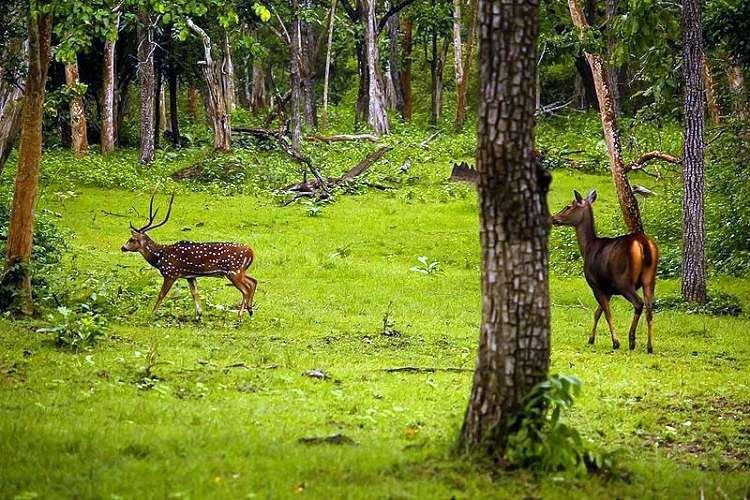
#> input picture HW3/forest.jpg, 750 x 500 px
$ python problem1.py
#> lines starting #> are read from the running program, lines starting #| are printed output that depends on the picture
from matplotlib import image
from matplotlib import pyplot as plt
import numpy as np
from skimage import exposure


def computeNormGrayHistogram(inputRGBImage):

    flatSize = inputRGBImage.shape[0] * inputRGBImage.shape[1]

    histogram = np.zeros(32)

    for row in inputRGBImage:
        for col in row:
            luminosity = 0.3 * col[0] +  0.59 * col[1] + 0.11 * col[2] #convert rgb to grayscale using weighted method, yielding luminosity scalar
            binIndex = int(np.floor(luminosity / 8)) #turn grayscale image to bin index of histogram
            histogram[binIndex] = histogram[binIndex] + 1 #increment bin

    histogram = histogram / flatSize #normalize histogram bins by dividing by total pixel count

    return histogram #return histogram as 32 vector


def computeNormRGBHistogram(inputRGBImage):

    flatSize = inputRGBImage.shape[0] * inputRGBImage.shape[1]

    histogram = np.zeros([3,32]) #2d vector, where 3 rows represent the 32 vectors for each channel

    for row in inputRGBImage:
        for col in row:
            for i in range(3): #iterate through RGB
                value = col[i]
                binIndex = int(np.floor(value / 8)) #turn grayscale image to bin index of histogram
                histogram[i][binIndex] = histogram[i][binIndex] + 1 #increment bin corresponding to color

    histogram = histogram / flatSize #normalize histogram bins by dividing by total pixel count

    return np.concatenate((histogram[0],histogram[1],histogram[2]),axis=None) #unfold the 2d array into a 1d array of 96 elements


def plotHistogram(histogram, title, mode):

    if mode == "gray":
        bins = np.linspace(0,31,32)

        plt.bar(bins,histogram,color='gray')

        plt.title(title)
        plt.xlabel('bin')
        plt.ylabel('normalized frequency')

        plt.show()

    if mode == "rgb":
        bins = np.linspace(0,95,96)

        plt.bar(bins,histogram,color=np.repeat(['red','green','blue'],32))

        plt.title(title)
        plt.xlabel('bin')
        plt.ylabel('normalized frequency')

        plt.show()


def AHE(image, winsize): #image is grayscale to pixel values are from 0 to 1 as a float

    imagePadded = np.pad(image, pad_width=((winsize, winsize), (winsize, winsize)), mode='symmetric') #pad around symmetrically with window size which is more than enough

    outputImage = np.zeros(image.shape)

    for row in range(image.shape[0]):

        print(row) #just to keep track of the current row and see progress

        for col in range(image.shape[1]): #by iterating through the row and column, we are going through each pixel coordinate on the original image

            value = image[row][col]

            rank = 0

            x = np.linspace(col - (winsize-1)/2, col + (winsize-1)/2, winsize) #create meshgrid x y values centered around window center
            y = np.linspace(row - (winsize-1)/2, row + (winsize-1)/2, winsize)


            for i in range(winsize):
                for j in range(winsize): #now we are going through all the possible pixels within the window

                    x_padded = int(x[j] + winsize) #add offset to pixel coordinate since we have padded image by the window size all around
                    y_padded = int(y[i] + winsize)

                    sampledWindowValue = imagePadded[y_padded][x_padded]


                    if value > sampledWindowValue:
                        rank = rank + 1

            outputImage[row][col] = rank / (winsize * winsize) #since the max value is 1, we don't see it in the formula


    return outputImage


image = image.imread('forest.jpg')
#> image is the input picture: shape (500, 750, 3); mean R, G, B 112.9, 124.8, 46.8


grayHistogram = computeNormGrayHistogram(image)
#> after the loop in computeNormGrayHistogram, `for row in inputRGBImage:`: histogram = 32 values, max 17401 at index 16, min 399 at index 31, mean 11718.8
#> in computeNormGrayHistogram, `histogram = histogram / flatSize`: histogram = 32 values, max 0.0464 at index 16, min 0.00106 at index 31, mean 0.0312
#> grayHistogram has the same summary as histogram in computeNormGrayHistogram

plotHistogram(grayHistogram, 'gray histogram', 'gray')
#> in plotHistogram, `plt.show()`:
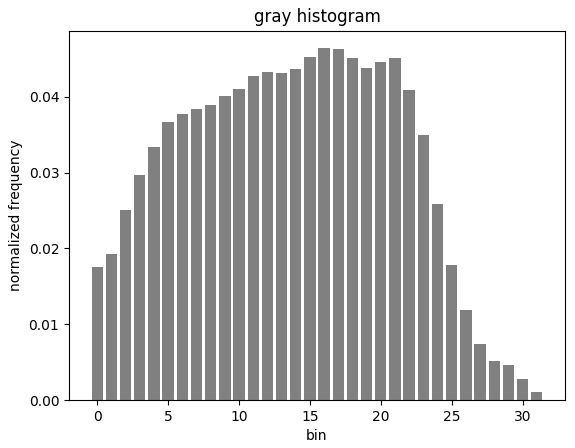
#> figure drawn by matplotlib, 1 panel; tallest bar 0.0464 high, from x = 15.6 to 16.4

RGBHistogram = computeNormRGBHistogram(image)
#> RGBHistogram = 96 values, max 0.129 at index 64, min 0.000376 at index 94, mean 0.0312

plotHistogram(RGBHistogram, 'rgb histogram', 'rgb')
#> call 2 of plotHistogram, with histogram = array of shape (96,), title = 'rgb histogram', mode = 'rgb'
#> in plotHistogram (call 2), `plt.show()`:
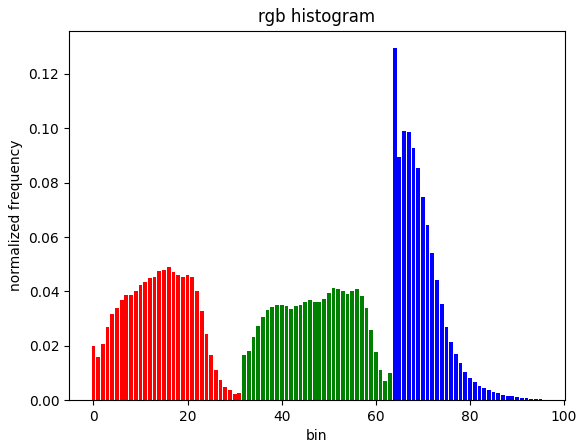
#> figure drawn by matplotlib, 1 panel; tallest bar 0.129 high, from x = 63.6 to 64.4


imageFlippedHorizontally = np.fliplr(image)
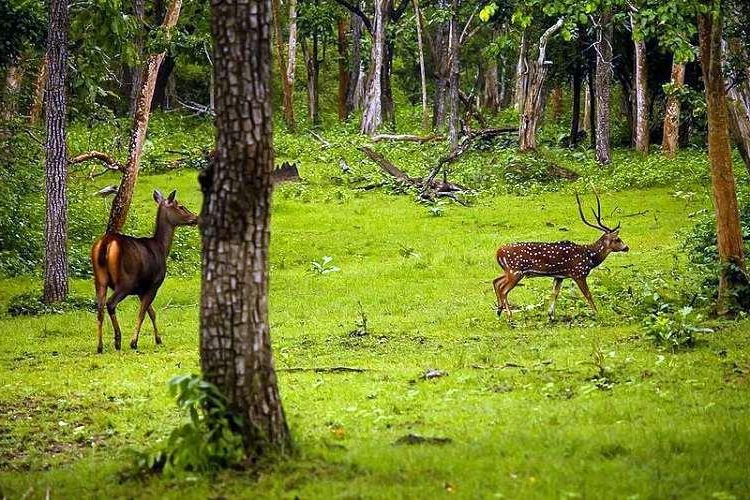
#> imageFlippedHorizontally: shape (500, 750, 3); mean R, G, B 112.9, 124.8, 46.8

grayHistogramFlipped = computeNormGrayHistogram(imageFlippedHorizontally)
#> grayHistogramFlipped has the same summary as histogram in computeNormGrayHistogram

plotHistogram(grayHistogramFlipped, 'gray histogram flipped', 'gray')

RGBHistogramFlipped = computeNormRGBHistogram(imageFlippedHorizontally)
#> RGBHistogramFlipped has the same summary as RGBHistogram

plotHistogram(RGBHistogramFlipped, 'rgb histogram flipped', 'rgb')


imageDoubleReds = image
#> (the run stopped early here; a loop or call above may not have finished)
